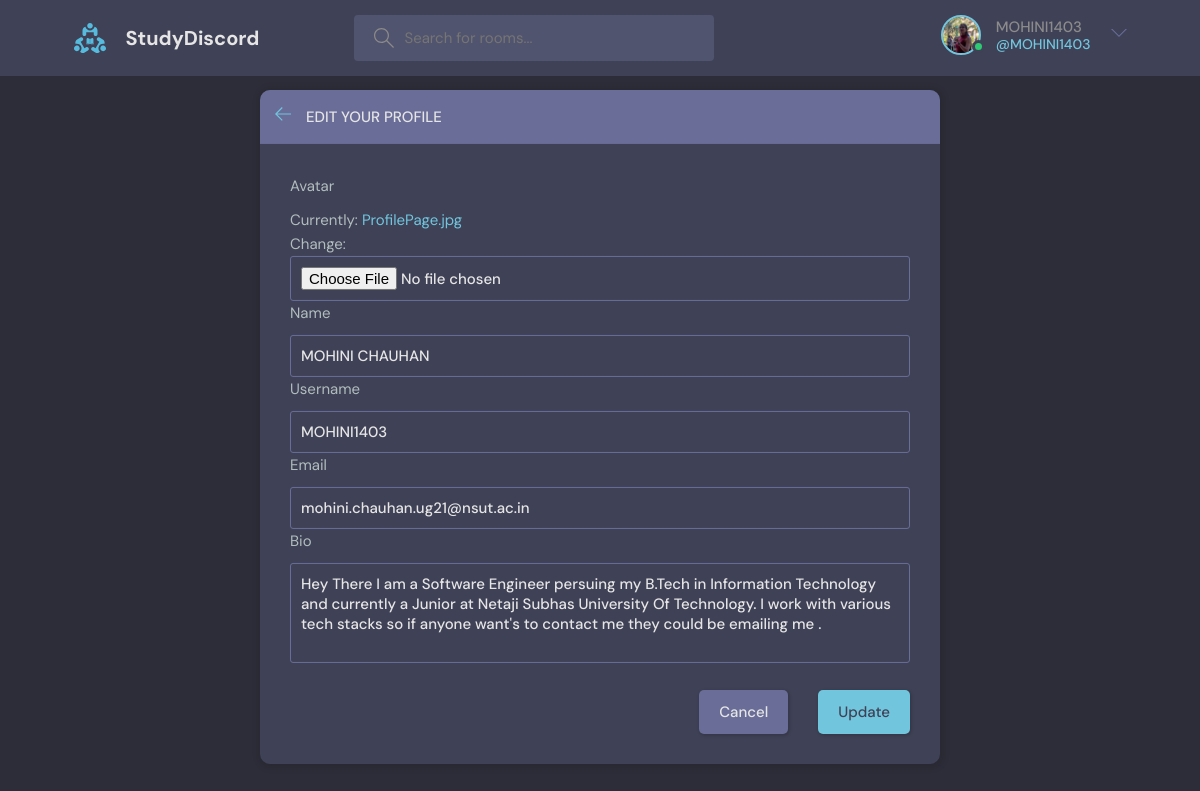
The page /update-user/ (signed in) on the database its author committed.
### base/models.py (models this page shows)
class User(AbstractUser):
    name=models.CharField(max_length=200,null=True)
    email=models.EmailField(unique=True,null=True)
    bio=models.TextField(null=True)
    avatar=models.ImageField(null=True,default="avatar.svg")
    USERNAME_FIELD='email'
    REQUIRED_FIELDS=[]

### base/views.py (the view, shortened to what this page needs)
# urls.py: path('update-user/',views.updateUser,name="update-user"),
@login_required(login_url='login')
def updateUser(request):
    user=request.user
    form=UserForm(instance=user)
    return render(request,'base/update-user.html',{'form':form})

### base/form.py
class UserForm(ModelForm):
    class Meta:
        model = User
        fields = ['avatar','name','username', 'email','bio']

### base/templates/base/update-user.html (shortened to what this page needs)
{% extends 'main.html'%}
{%block content %}
    <main class="update-account layout">
        <div class="container">
            <div class="layout__box">
                <div class="layout__boxHeader">
                    <div class="layout__boxTitle">
                        <a href="{%url 'home' %}">
                            <svg version="1.1" xmlns="http://www.w3.org/2000/svg" width="32" height="32"
                                viewBox="0 0 32 32">
                                <title>arrow-left</title>
                                <path
                                    d="M13.723 2.286l-13.723 13.714 13.719 13.714 1.616-1.611-10.96-10.96h27.625v-2.286h-27.625l10.965-10.965-1.616-1.607z">
                                </path>
                            </svg>
                        </a>
                        <h3>Edit your profile</h3>
                    </div>
                </div>
                <div class="layout__body">
                    <form class="form" action="" method="POST" enctype="multipart/form-data">
                        <div class="form__group">
                          {% for field in form %}
                            <label for="profile_pic">{{field.label}}</label>
                            {{field}}
                            {%endfor%}
                        </div>
                        <div class="form__action">
                            <a class="btn btn--dark" href="index.html">Cancel</a>
                            <button class="btn btn--main" type="submit">Update</button>
                        </div>
                    </form>
                </div>
            </div>
        </div>
    </main>
 {%endblock%}

### templates/navbar.html (shortened to what this page needs)
{% load static %}
<header class="header header--loggedIn">
    <div class="container">
      <a href="{%url 'home'%}" class="header__logo">
        <img src="{% static 'images/logo.svg' %}" />
        <h1>StudyDiscord
        </h1>
      </a>
      <form class="header__search" method="GET" action="{% url 'home' %}">
        <label>
          <input name="q" placeholder="Search for rooms..." />
        </label>
      </form>
      <nav class="header__menu">
        {%if request.user.is_authenticated %}
        <div class="header__user">
          <a href="{%url 'user-profile' user.id %}">
            <div class="avatar avatar--medium active">
              <img src="{{request.user.avatar.url}}" />
            </div>
            <p>{{request.user.username}} <span>@{{request.user.username}}</span></p>
          </a>
          <button class="dropdown-button">
            <svg version="1.1" xmlns="http://www.w3.org/2000/svg" width="32" height="32" viewBox="0 0 32 32">
              <title>chevron-down</title>
              <path d="M16 21l-13-13h-3l16 16 16-16h-3l-13 13z"></path>
            </svg>
          </button>
        </div>
        {%else%}
        <a href="{% url "login" %}">
          <img src="{%static 'images/avatar.svg' %}" />
          <p>Login</p>
        </a>
        {%endif%}
      </nav>
    </div>
  </header>

### rows shown on the page
User: user.avatar (picture), user.username "MOHINI1403", form "MOHINI CHAUHAN" "MOHINI1403" "mohini.chauhan.ug21@nsut.ac.in" "Hey There I am a Software Engineer persuing my B.Tech in Information Technology and currently a Junior at Netaji Subhas University Of Technology. I work with various tech stacks so if anyone want's to contact me they could be emailing me ."

### other values the page prints
{{ field.label }} "Avatar" "Name" "Username" "Email" "Bio"
